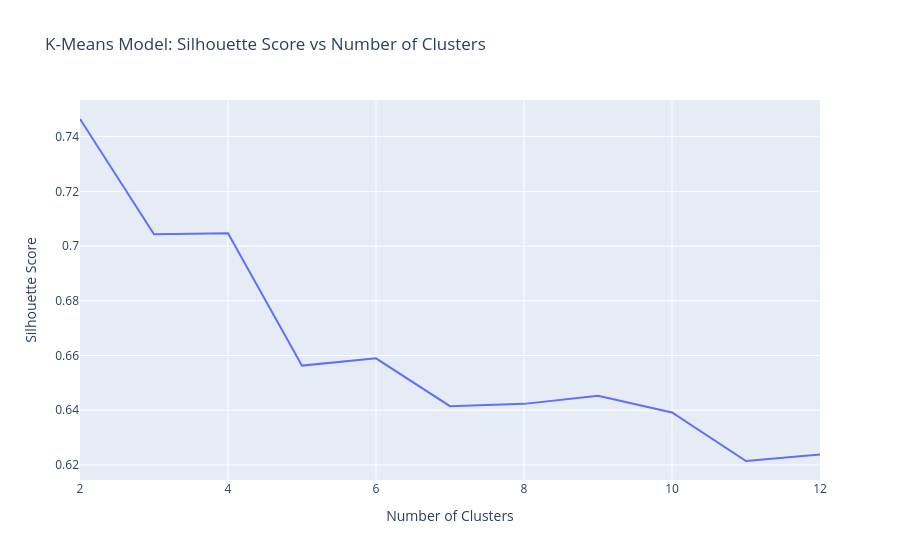

The notebook cell saved with this chart:
### Markdown cell above
📊 **Reading the elbow.** The curve drops sharply through the small *k* values,
then flattens. The bend — around 4 clusters here — marks the point of diminishing
returns: past it, extra clusters barely tighten the fit and mostly add complexity.

Now plot silhouette score against the number of clusters; the peak signals the
best-defined clusters.

**Code 6.3.6.3**:

### Code cell
# Create a line plot of silhouette_scores vs n_clusters
fig = px.line(
    x=n_clusters,
    y=silhouette_scores,
    title="K-Means Model: Silhouette Score vs Number of Clusters"
)
# Set x-axis to "Number of Clusters", y-axis to "Silhouette Score"
fig.update_layout(
    xaxis_title="Number of Clusters",
    yaxis_title="Silhouette Score"
)
fig.show()

### Figure 1 — Plotly figure (JSON) as saved in the notebook; plotly's stock layout.template omitted (floating-point values rounded to 4 significant figures)
{"data": [{"hovertemplate": "x=%{x}<br>y=%{y}<extra></extra>", "legendgroup": "", "line": {"color": "#636efa", "dash": "solid"}, "marker": {"symbol": "circle"}, "mode": "lines", "name": "", "orientation": "v", "showlegend": false, "type": "scatter", "x": [2, 3, 4, 5, 6, 7, 8, 9, 10, 11, 12], "xaxis": "x", "y": [0.7465, 0.7043, 0.7047, 0.6563, 0.659, 0.6415, 0.6423, 0.6453, 0.6392, 0.6214, 0.6238], "yaxis": "y"}], "layout": {"legend": {"tracegroupgap": 0}, "title": {"text": "K-Means Model: Silhouette Score vs Number of Clusters"}, "xaxis": {"anchor": "y", "domain": [0, 1], "title": {"text": "Number of Clusters"}}, "yaxis": {"anchor": "x", "domain": [0, 1], "title": {"text": "Silhouette Score"}}}}
